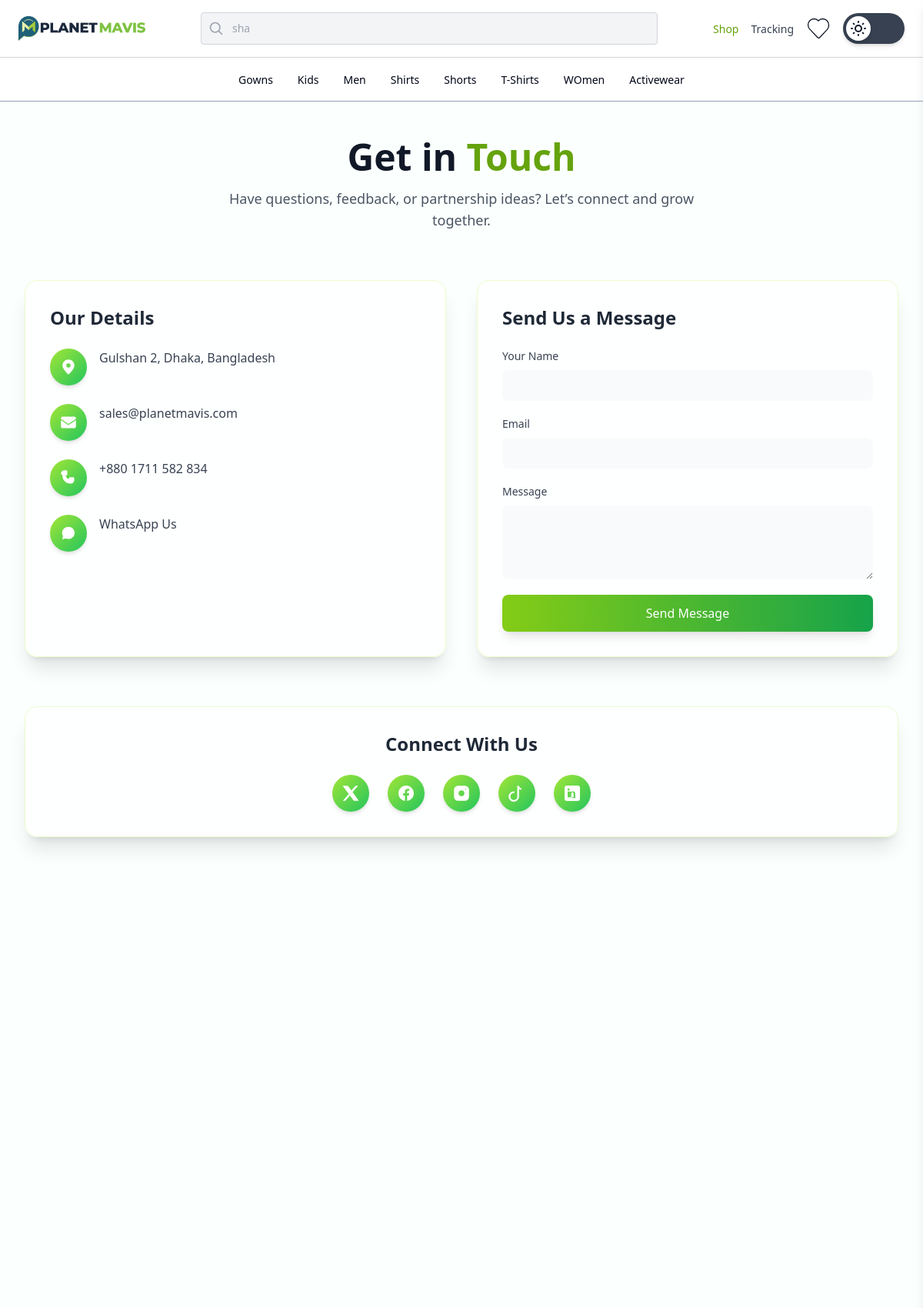
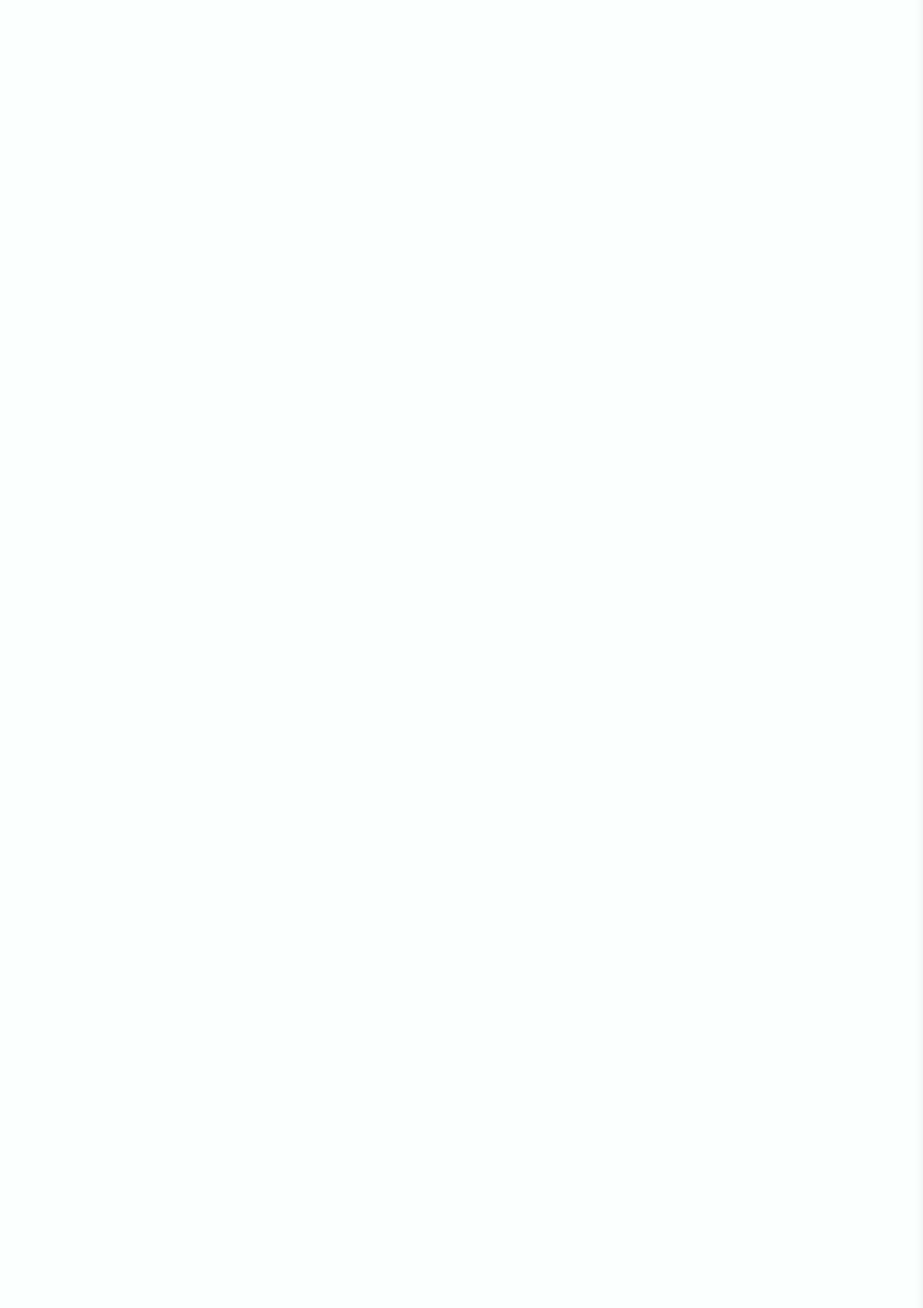
Page /contact/ (upper part) on the committed database (2 pictures, top to bottom).
### products/models.py (models this page shows, shortened)
class Category(models.Model):
    name = models.CharField(max_length=255, unique=True, blank=True, null=True, verbose_name=_("Category Name"))
    parent = models.ForeignKey('self', on_delete=models.SET_NULL, null=True, blank=True, related_name='children', verbose_name=_("Parent Category"))
    slug = models.SlugField(max_length=255, unique=True, blank=True, null=True, verbose_name=_("Category Slug"))
    group_name = models.CharField(max_length=100, blank=True, null=True, help_text=_("A way to group categories (e.g., 'Gender', 'Brand', 'Department')"))
    image = models.ImageField(upload_to='category_images/', blank=True, null=True, verbose_name=_("Category Image"))
    def get_full_slug(self):
        slugs = []
        category = self
        while category:
            slugs.insert(0, category.slug)
            category = category.parent
        return '/'.join(slugs)
    class Meta:
        verbose_name = _("Category")
        verbose_name_plural = _("Categories")
        ordering = ['group_name', 'name']

### website/views.py (the view, shortened to what this page needs)
# urls.py: path('contact/', views.contact, name='contact'),
def contact(request):
    return render(request, "website/contact.html")

### website/context_processors.py (called while the page is built)
def mega_menu_categories(request):
    parent_categories = Category.objects.filter(parent__isnull=True)
    structured_mega_menu = {}
    for parent in parent_categories:
        grouped = defaultdict(list)
        for child in parent.children.all():
            group = child.group_name or "Other"
            grouped[group].append(child)
            for grandchild in child.children.all():
                grouped[group].append(grandchild)
        structured_mega_menu[parent.id] = dict(grouped)
    return {
        'parent_categories': parent_categories,
        'structured_mega_menu': structured_mega_menu,
    }

def all_categories(request):
    footer_categories = Category.objects.filter()
    return {
        'footer_categories': footer_categories,
    }

### website/templatetags/custom_tags.py (called while the page is built)
@register.filter
def get_item(dictionary, key):
    return dictionary.get(key)

### templates/website/contact.html (shortened to what this page needs)
{% extends "_base/_base.html" %}
{% block content %}
<div class="min-h-screen py-12 px-4 sm:px-6 lg:px-8">
  <div class="max-w-6xl mx-auto">
    <div class="text-center mb-16">
      <h1 class="text-4xl sm:text-5xl font-extrabold text-gray-900 dark:text-white">
        Get in <span class="text-lime-600 dark:text-lime-400">Touch</span>
      </h1>
      <p class="mt-4 text-lg text-gray-600 dark:text-gray-300 max-w-2xl mx-auto">
        Have questions, feedback, or partnership ideas? Let’s connect and grow together.
      </p>
    </div>
    <div class="grid grid-cols-1 md:grid-cols-2 gap-10 mb-16">
      <div class="bg-white/80 dark:bg-gray-800/90 rounded-2xl shadow-xl p-8 border border-lime-100 dark:border-gray-700 backdrop-blur-sm">
        <h2 class="text-2xl font-semibold mb-6 text-gray-800 dark:text-gray-200">Our Details</h2>
        <ul class="space-y-6">
          <li class="flex items-start gap-4">
            <div class="p-3 rounded-full bg-gradient-to-br from-lime-400 to-green-500 text-white shadow-md">
              <svg class="w-6 h-6" fill="currentColor" viewBox="0 0 24 24">
                <path fill-rule="evenodd" d="M12 2.25c-4.28 0-7.75 3.47-7.75 7.75 0 5.25 7.75 11.75 7.75 11.75s7.75-6.5 7.75-11.75c0-4.28-3.47-7.75-7.75-7.75zm0 10.5a2.75 2.75 0 1 1 0-5.5 2.75 2.75 0 0 1 0 5.5z" clip-rule="evenodd"/>
              </svg>
            </div>
            <span class="text-gray-700 dark:text-gray-300">Gulshan 2, Dhaka, Bangladesh</span>
          </li>
          <li class="flex items-start gap-4">
            <div class="p-3 rounded-full bg-gradient-to-br from-lime-400 to-green-500 text-white shadow-md">
              <svg class="w-6 h-6" fill="currentColor" viewBox="0 0 24 24">
                <path d="M2.25 6.75A2.25 2.25 0 0 1 4.5 4.5h15a2.25 2.25 0 0 1 2.25 2.25v.66l-9.75 6.5-9.75-6.5v-.66z"/>
                <path d="M2.25 8.98v8.27A2.25 2.25 0 0 0 4.5 19.5h15a2.25 2.25 0 0 0 2.25-2.25V8.98l-9.75 6.5-9.75-6.5z"/>
              </svg>
            </div>
            <a href="mailto:info@planetmavis.com" class="text-gray-700 dark:text-gray-300 hover:text-lime-600">sales@planetmavis.com</a>
          </li>
          <li class="flex items-start gap-4">
            <div class="p-3 rounded-full bg-gradient-to-br from-lime-400 to-green-500 text-white shadow-md">
            </div>
            <a href="tel:+8801711582834" class="text-gray-700 dark:text-gray-300 hover:text-lime-600">+880 1711 582 834</a>
          </li>
          <li class="flex items-start gap-4">
            <div class="p-3 rounded-full bg-gradient-to-br from-lime-400 to-green-500 text-white shadow-md">
              <svg class="w-6 h-6" fill="currentColor" viewBox="0 0 24 24">
                <path fill-rule="evenodd" d="M12 3.75c-4.56 0-8.25 3.54-8.25 7.875 0 1.53.49 2.94 1.33 4.1l-1.02 3.04a.75.75 0 0 0 .96.95l3.24-1.05c1.05.54 2.24.84 3.49.84 4.56 0 8.25-3.54 8.25-7.875S16.56 3.75 12 3.75z" clip-rule="evenodd"/>
              </svg>
            </div>
            <a href="https://wa.me/+8801711582834" class="text-gray-700 dark:text-gray-300 hover:text-lime-600">WhatsApp Us</a>
          </li>
        </ul>
      </div>
      <div class="bg-white/80 dark:bg-gray-800/90 rounded-2xl shadow-xl p-8 border border-lime-100 dark:border-gray-700 backdrop-blur-sm">
        <h2 class="text-2xl font-semibold mb-6 text-gray-800 dark:text-gray-200">Send Us a Message</h2>
        <form action="{% url 'website:contact' %}" method="POST" class="space-y-5">
          <div>
            <label for="name" class="block text-sm font-medium text-gray-700 dark:text-gray-300">Your Name</label>
            <input type="text" id="name" name="name" class="mt-2 block w-full rounded-lg border-gray-200 dark:border-gray-600 bg-gray-50 dark:bg-gray-700 text-gray-900 dark:text-gray-100 focus:ring-2 focus:ring-lime-500 focus:border-lime-500 p-2">
          </div>
          <div>
            <label for="email" class="block text-sm font-medium text-gray-700 dark:text-gray-300">Email</label>
            <input type="email" id="email" name="email" class="mt-2 block w-full rounded-lg border-gray-200 dark:border-gray-600 bg-gray-50 dark:bg-gray-700 text-gray-900 dark:text-gray-100 focus:ring-2 focus:ring-lime-500 focus:border-lime-500 p-2">
          </div>
          <div>
            <label for="message" class="block text-sm font-medium text-gray-700 dark:text-gray-300">Message</label>
            <textarea id="message" name="message" rows="4" class="mt-2 block w-full rounded-lg border-gray-200 dark:border-gray-600 bg-gray-50 dark:bg-gray-700 text-gray-900 dark:text-gray-100 focus:ring-2 focus:ring-lime-500 focus:border-lime-500"></textarea>
          </div>
          <button type="submit" class="w-full py-3 px-6 text-white font-medium rounded-lg shadow-lg bg-gradient-to-r from-lime-500 to-green-600 hover:from-lime-600 hover:to-green-700 transition">
            Send Message
          </button>
        </form>
      </div>
    </div>
    <div class="bg-white/80 dark:bg-gray-800/90 rounded-2xl shadow-xl p-8 text-center border border-lime-100 dark:border-gray-700 backdrop-blur-sm">
      <h2 class="text-2xl font-semibold mb-6 text-gray-800 dark:text-gray-200">Connect With Us</h2>
      <div class="flex justify-center flex-wrap gap-6">
        <a href="https://x.com/Planetmavis777" class="p-3 rounded-full bg-gradient-to-br from-lime-400 to-green-500 text-white shadow-md hover:scale-110 transform transition">
          <svg class="w-6 h-6" fill="currentColor" viewBox="0 0 24 24">
            <path d="M18.244 2.25h3.308l-7.227 8.26L22.5 21.75h-6.531l-5.124-6.708-5.868 6.708H1.67l7.732-8.835L1.5 2.25h6.719l4.617 6.116L18.244 2.25z"/>
          </svg>
        </a>
        <a href="https://www.facebook.com/planetmavis" class="p-3 rounded-full bg-gradient-to-br from-lime-400 to-green-500 text-white shadow-md hover:scale-110 transform transition">
        </a>
        <a href="https://www.instagram.com/_planetmavis_/" class="p-3 rounded-full bg-gradient-to-br from-lime-400 to-green-500 text-white shadow-md hover:scale-110 transform transition">
        </a>
        <a href="https://www.tiktok.com/@planet.mavis" class="p-3 rounded-full bg-gradient-to-br from-lime-400 to-green-500 text-white shadow-md hover:scale-110 transform transition">
          <svg class="w-6 h-6" fill="currentColor" viewBox="0 0 24 24">
            <path d="M12.5 2.25h2.25c0 1.657 1.343 3 3 3v2.25c-1.109 0-2.133-.332-3-1v9.75a6.75 6.75 0 1 1-6.75-6.75h.75v2.25h-.75a4.5 4.5 0 1 0 4.5 4.5V2.25z"/>
          </svg>
        </a>
        <a href="https://www.linkedin.com/in/planet-mavis-403122284/" class="p-3 rounded-full bg-gradient-to-br from-lime-400 to-green-500 text-white shadow-md hover:scale-110 transform transition">
        </a>
      </div>
    </div>
  </div>
</div>
{% endblock %}

### templates/_base/navbar.html (shortened to what this page needs)
{% load custom_tags %}
<section class="sticky top-0 z-40">
  <nav x-data="{ mobileMenuIsOpen: false }" x-on:click.away="mobileMenuIsOpen = false"
    class="flex items-center justify-between bg-white dark:bg-slate-950 border-b border-gray-300 dark:border-gray-700 gap-4 px-6 py-4"
    aria-label="penguin ui menu">
    <a href="/" class="text-xl md:text-2xl lg:text-4xl font-bold text-gray-900 dark:text-white">
      <img src="/static/icons/logo.png" alt="Planet Mavis" class="w-80 block dark:hidden" />
    </a>
<form class="hidden relative md:flex mr-auto w-full max-w-full flex-col gap-1 text-gray-900 dark:text-gray-200 lg:mx-14 "  method="get" action="{% url 'website:search' %}">
  <input value="{{ search_query }}" id="searchInput" type="text" name="search" placeholder="Search" aria-label="search"
    class="w-full rounded border border-gray-300 dark:border-gray-600 py-2.5 pl-10 pr-2 text-sm focus-visible:outline focus-visible:outline-2 focus-visible:outline-offset-2 focus-visible:outline-lime-600 disabled:cursor-not-allowed disabled:opacity-75  bg-gray-100 dark:bg-gray-800" />
</form>
    <ul class="hidden items-center gap-4 shrink-0 sm:flex">
      <li><a href="{% url 'website:shop' %}"
          class="font-medium text-lime-600 dark:text-lime-400 underline-offset-2 hover:text-lime-700 focus:outline-hidden focus:underline text-sm"
          aria-current="page">Shop</a></li>
      <li><a href="{% url 'website:track_order' %}"
          class="font-medium text-gray-700 dark:text-gray-100 underline-offset-2 hover:text-lime-700 dark:hover:text-lime-400 focus:outline-hidden focus:underline text-sm">Tracking</a>
      </li>
      <li><a href="{% url 'website:wishlist_page' %}">
          </a>
      </li>
      <li>
      <button id="desktopToggle" class="relative w-20 h-10 flex items-center bg-gray-700 rounded-full p-1 transition-all duration-500 ease-in-out dark:bg-gray-200    shadow-md">
    <span class="relative block w-8 h-8 bg-white dark:bg-gray-800 rounded-full shadow-md transform transition-transform duration-500 translate-x-0 dark:translate-x-10">
    </span>
      </button>
      </li>
    </ul>
  </nav>
  <nav class="bg-white border-b border-b-slate-400 w-full hidden lg:block dark:bg-slate-950 dark:border-gray-700" x-data="{ openIndex: null }"
    style="position: relative;">
    <div class="max-w-7xl mx-auto px-4">
      <div @mouseenter="openIndex = openIndex" @mouseleave="openIndex = null">
        <ul class="flex justify-center space-x-8 xl:space-x-14 py-4">
          {% for parent in parent_categories %}
          {% with structured_mega_menu|get_item:parent.id as menu_groups %}
          <li class="cursor-pointer" {% if menu_groups %} @mouseenter="openIndex = {{ forloop.counter0 }}" {% endif %}>
            <a href="{% url 'website:category_detail' full_slug=parent.get_full_slug %}"
              class="text-sm hover:text-lime-600 text-slate-950 dark:text-gray-200 dark:hover:text-lime-400 transition-colors duration-200">
              {{ parent.name }}
            </a>
          </li>
          {% endwith %}
          {% endfor %}
        </ul>
      </div>
    </div>
  </nav>
</section>

### templates/_base/_base.html (style rules this page uses)
.transition-colors { transition: background-color 0.3s, color 0.3s; }

### rows in the picture
Category: name "Gowns"
Category: name "Kids"
Category: name "Men"
Category: name "Shirts"
Category: name "Shorts"
Category: name "T-Shirts"
Category: name "WOmen"
Category: name "Activewear"
